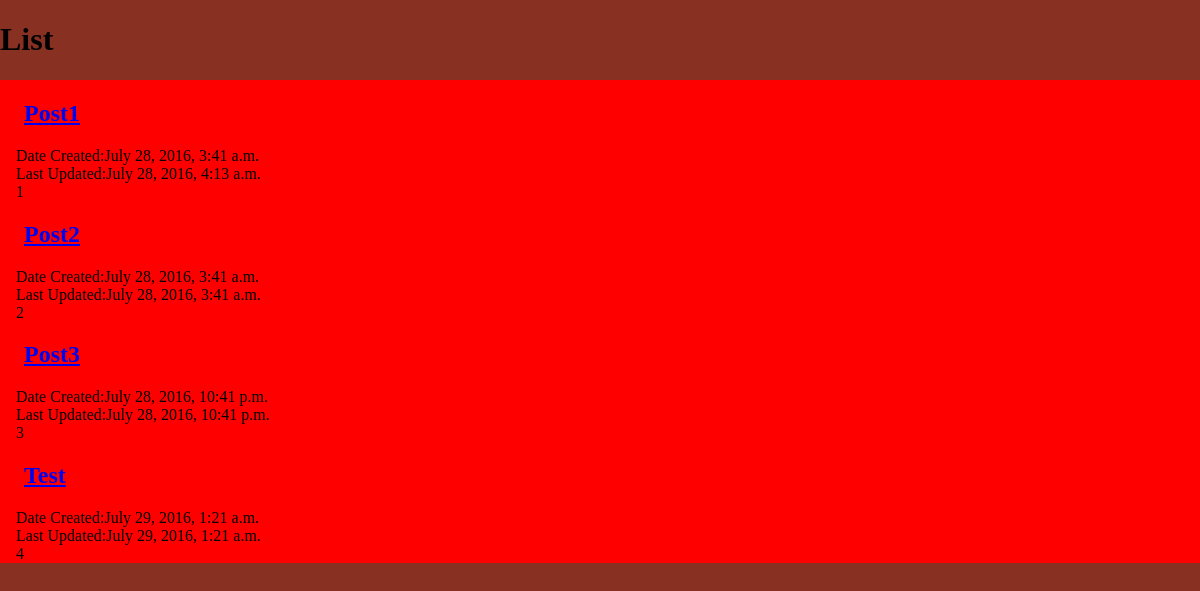
/posts/, run on an earlier commit of the app's database.
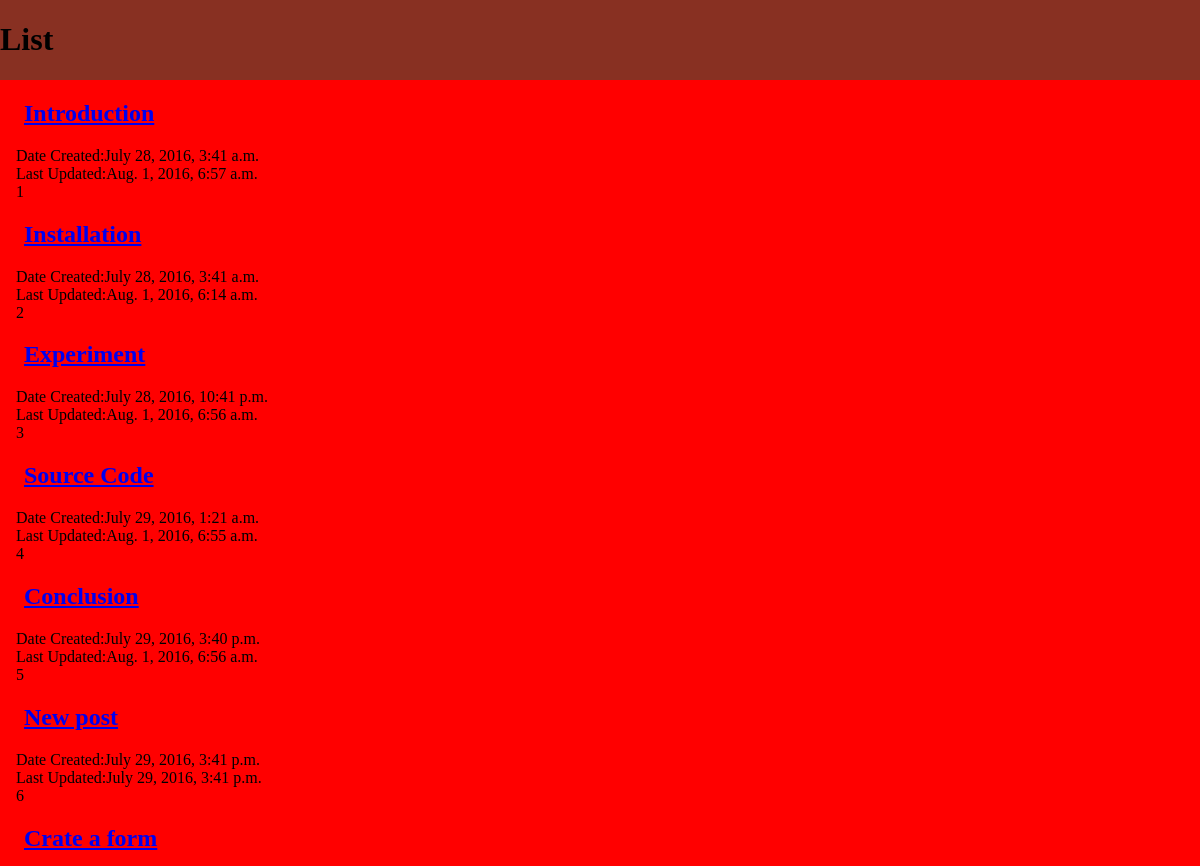
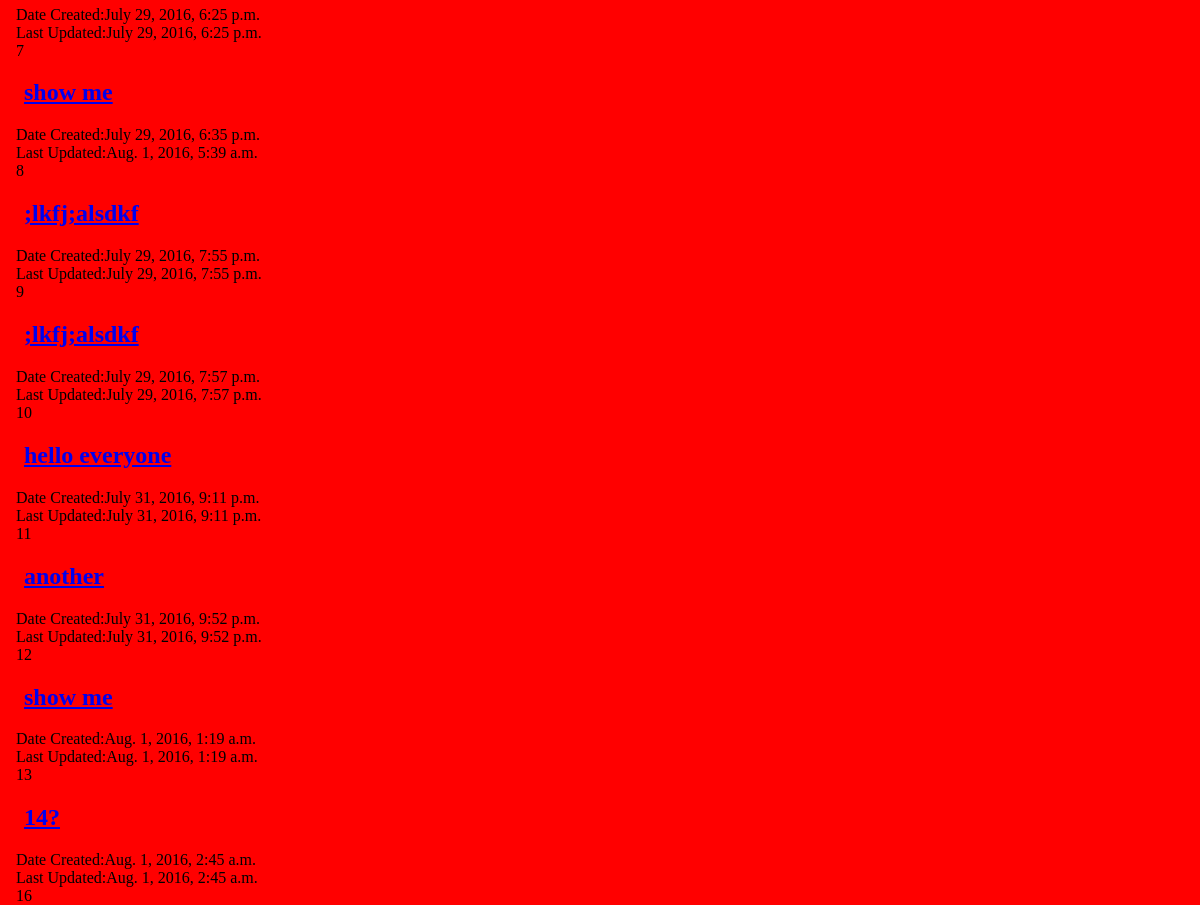
And on a later commit of the database (2 pictures, top to bottom).
### posts/models.py (models this page shows, shortened)
class Post(models.Model): #creates a class which creates objects
	title = models.CharField(max_length=100)
	content = models.TextField()
	update = models.DateTimeField(auto_now=True, auto_now_add=False)			#when last saved
	timestamp = models.DateTimeField(auto_now=False, auto_now_add=True) #when added initially
	def get_absolute_url(self):
		return reverse('posts:detail', kwargs={'id':self.id})

### posts/views.py (the view)
def post_list(request):
	querySet = Post.objects.all() #this saves all my post objects to a variable so I can use them and
	context = {"title": "List", "object_list": querySet}
	return render(request,'index.html',context)

### templates/index.html (shortened to what this page needs)
<!DOCTYPE html>
<html lang="en">
<head>
</head>
<body>
	<h1>{{title}}</h1>
{%for obj in object_list%}
	<div class = 'post'><h2><a href = '{{obj.get_absolute_url}}'>{{obj.title}}</a></h2>
	<span class = "indent">Date Created:{{obj.timestamp}}</span><br/>
	<span class = "indent">Last Updated:{{obj.update}}<br/></span>
	<span class = "indent">{{obj.id}}</span></div>
{%endfor%}
</body>
</html>

### templates/index.html (style rules this page uses)
body { background-color: #883022; box-sizing: border-box; margin:0; padding:0; }
h2 { padding-left:1em; }
.indent { padding-left: 1em; }
.post { background-color: red; min-width: 100%; display: inline-block; }

What changed in the data, as far as the page shows it:
changed Post id 1: title "Post1" → "Introduction"; update "July 28, 2016, 4:13 a.m." → "Aug. 1, 2016, 6:57 a.m."
changed Post id 2: title "Post2" → "Installation"; update "July 28, 2016, 3:41 a.m." → "Aug. 1, 2016, 6:14 a.m."
changed Post id 3: title "Post3" → "Experiment"; update "July 28, 2016, 10:41 p.m." → "Aug. 1, 2016, 6:56 a.m."
changed Post id 4: title "Test" → "Source Code"; update "July 29, 2016, 1:21 a.m." → "Aug. 1, 2016, 6:55 a.m."
added Post: title "Conclusion", timestamp "July 29, 2016, 3:40 p.m.", update "Aug. 1, 2016, 6:56 a.m.", id "5"
added Post: title "New post", timestamp "July 29, 2016, 3:41 p.m.", update "July 29, 2016, 3:41 p.m.", id "6"
added Post: title "Crate a form", timestamp "July 29, 2016, 6:25 p.m.", update "July 29, 2016, 6:25 p.m.", id "7"
added Post: title "show me", timestamp "July 29, 2016, 6:35 p.m.", update "Aug. 1, 2016, 5:39 a.m.", id "8"
added Post: title ";lkfj;alsdkf", timestamp "July 29, 2016, 7:55 p.m.", update "July 29, 2016, 7:55 p.m.", id "9"
added Post: title ";lkfj;alsdkf", timestamp "July 29, 2016, 7:57 p.m.", update "July 29, 2016, 7:57 p.m.", id "10"
added Post: title "hello everyone", timestamp "July 31, 2016, 9:11 p.m.", update "July 31, 2016, 9:11 p.m.", id "11"
added Post: title "another", timestamp "July 31, 2016, 9:52 p.m.", update "July 31, 2016, 9:52 p.m.", id "12"
added Post: title "show me", timestamp "Aug. 1, 2016, 1:19 a.m.", update "Aug. 1, 2016, 1:19 a.m.", id "13"
added Post: title "14?", timestamp "Aug. 1, 2016, 2:45 a.m.", update "Aug. 1, 2016, 2:45 a.m.", id "16"
